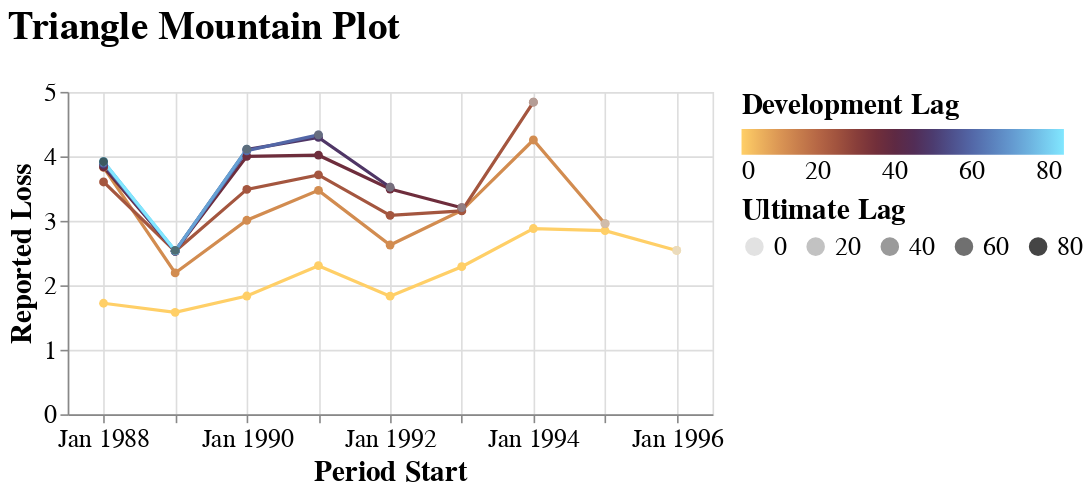

Notebook code cell kept with this figure:
### Code cell
meyers_clipped.plot_mountain('Reported Loss')

### Figure 1 — Vega-Lite specification as saved in the notebook (floating-point values rounded to 4 significant figures)
{"autosize": {"contains": "content", "resize": true}, "config": {"style": {"group-title": {"fontSize": 24}, "group-subtitle": {"fontSize": 18}, "guide-label": {"fontSize": 16, "font": "sans-serif"}, "guide-title": {"fontSize": 18, "font": "sans-serif"}}, "mark": {"color": "#1f8fff"}, "title": {"anchor": "start", "offset": 20}, "legend": {"orient": "right", "titleAnchor": "start", "layout": {"direction": "vertical"}, "direction": "horizontal", "labelFontSize": 16.0, "titleFontSize": 18.0}, "axis": {"labelFontSize": 16.0, "titleFontSize": 18.0}}, "layer": [{"layer": [{"mark": {"type": "line"}, "encoding": {"color": {"field": "dev_lag", "legend": null, "scale": {"range": ["#ffcf67", "#ecb15d", "#da9654", "#c87e4c", "#b66745", "#a1533e", "#8a3f3a", "#733039", "#5f2941", "#522c53", "#4c3a6d", "#4d4e8a", "#5264a4", "#597bb8", "#6293cb", "#6caddc", "#76c9ed", "#81e7ff"]}, "type": "quantitative"}, "opacity": {"condition": [{"param": "param_11", "value": 1}], "value": 0.2}, "tooltip": [{"field": "period_start", "title": "Period Start", "type": "temporal"}, {"field": "period_end", "title": "Period End", "type": "temporal"}, {"field": "evaluation_date", "title": "Evaluation Date", "type": "temporal"}, {"field": "dev_lag", "title": "Dev Lag (months)", "type": "quantitative"}, {"field": "metric", "format": ",.1f", "title": "Reported Loss", "type": "quantitative"}], "x": {"axis": {"grid": true, "labelAngle": 0}, "field": "period_start", "timeUnit": "yearmonth", "title": "Period Start", "type": "ordinal"}, "y": {"field": "metric", "title": "Reported Loss", "type": "quantitative"}}, "name": "view_8", "title": {"text": "Reported Loss", "anchor": "middle", "font": "sans-serif", "fontSize": 12, "fontWeight": "normal"}}, {"mark": {"type": "area"}, "encoding": {"color": {"field": "dev_lag", "legend": null, "scale": {"range": ["#ffcf67", "#ecb15d", "#da9654", "#c87e4c", "#b66745", "#a1533e", "#8a3f3a", "#733039", "#5f2941", "#522c53", "#4c3a6d", "#4d4e8a", "#5264a4", "#597bb8", "#6293cb", "#6caddc", "#76c9ed", "#81e7ff"]}, "type": "quantitative"}, "opacity": {"condition": [{"param": "param_11", "value": 0.5}], "value": 0.2}, "tooltip": [{"field": "period_start", "title": "Period Start", "type": "temporal"}, {"field": "period_end", "title": "Period End", "type": "temporal"}, {"field": "evaluation_date", "title": "Evaluation Date", "type": "temporal"}, {"field": "dev_lag", "title": "Dev Lag (months)", "type": "quantitative"}, {"field": "metric", "format": ",.1f", "title": "Reported Loss", "type": "quantitative"}], "x": {"axis": {"grid": true, "labelAngle": 0}, "field": "period_start", "timeUnit": "yearmonth", "title": "Period Start", "type": "ordinal"}, "y": {"field": "metric_lower_ci", "type": "quantitative"}, "y2": {"field": "metric_upper_ci"}}, "title": {"text": "Reported Loss", "anchor": "middle", "font": "sans-serif", "fontSize": 12, "fontWeight": "normal"}}], "data": {"values": [{"period_start": "1988-01-01T00:00:00", "period_end": "1988-12-31T00:00:00", "evaluation_date": "1988-12-31T00:00:00", "dev_lag": 0.0, "last_lag": 96.0, "metric": 1.722, "metric_sd": 0, "metric_lower_ci": null, "metric_upper_ci": null, "Field": "Reported Loss"}, {"period_start": "1988-01-01T00:00:00", "period_end": "1988-12-31T00:00:00", "evaluation_date": "1989-12-31T00:00:00", "dev_lag": 12.0, "last_lag": 96.0, "metric": 3.83, "metric_sd": 0, "metric_lower_ci": null, "metric_upper_ci": null, "Field": "Reported Loss"}, {"period_start": "1988-01-01T00:00:00", "period_end": "1988-12-31T00:00:00", "evaluation_date": "1990-12-31T00:00:00", "dev_lag": 24.0, "last_lag": 96.0, "metric": 3.603, "metric_sd": 0, "metric_lower_ci": null, "metric_upper_ci": null, "Field": "Reported Loss"}, {"period_start": "1988-01-01T00:00:00", "period_end": "1988-12-31T00:00:00", "evaluation_date": "1991-12-31T00:00:00", "dev_lag": 36.0, "last_lag": 96.0, "metric": 3.835, "metric_sd": 0, "metric_lower_ci": null, "metric_upper_ci": null, "Field": "Reported Loss"}, {"period_start": "1988-01-01T00:00:00", "period_end": "1988-12-31T00:00:00", "evaluation_date": "1992-12-31T00:00:00", "dev_lag": 48.0, "last_lag": 96.0, "metric": 3.873, "metric_sd": 0, "metric_lower_ci": null, "metric_upper_ci": null, "Field": "Reported Loss"}, {"period_start": "1988-01-01T00:00:00", "period_end": "1988-12-31T00:00:00", "evaluation_date": "1993-12-31T00:00:00", "dev_lag": 60.0, "last_lag": 96.0, "metric": 3.895, "metric_sd": 0, "metric_lower_ci": null, "metric_upper_ci": null, "Field": "Reported Loss"}, {"period_start": "1988-01-01T00:00:00", "period_end": "1988-12-31T00:00:00", "evaluation_date": "1994-12-31T00:00:00", "dev_lag": 72.0, "last_lag": 96.0, "metric": 3.918, "metric_sd": 0, "metric_lower_ci": null, "metric_upper_ci": null, "Field": "Reported Loss"}, {"period_start": "1988-01-01T00:00:00", "period_end": "1988-12-31T00:00:00", "evaluation_date": "1995-12-31T00:00:00", "dev_lag": 84.0, "last_lag": 96.0, "metric": 3.918, "metric_sd": 0, "metric_lower_ci": null, "metric_upper_ci": null, "Field": "Reported Loss"}, {"period_start": "1989-01-01T00:00:00", "period_end": "1989-12-31T00:00:00", "evaluation_date": "1989-12-31T00:00:00", "dev_lag": 0.0, "last_lag": 84.0, "metric": 1.581, "metric_sd": 0, "metric_lower_ci": null, "metric_upper_ci": null, "Field": "Reported Loss"}, {"period_start": "1989-01-01T00:00:00", "period_end": "1989-12-31T00:00:00", "evaluation_date": "1990-12-31T00:00:00", "dev_lag": 12.0, "last_lag": 84.0, "metric": 2.192, "metric_sd": 0, "metric_lower_ci": null, "metric_upper_ci": null, "Field": "Reported Loss"}, {"period_start": "1989-01-01T00:00:00", "period_end": "1989-12-31T00:00:00", "evaluation_date": "1991-12-31T00:00:00", "dev_lag": 24.0, "last_lag": 84.0, "metric": 2.528, "metric_sd": 0, "metric_lower_ci": null, "metric_upper_ci": null, "Field": "Reported Loss"}, {"period_start": "1989-01-01T00:00:00", "period_end": "1989-12-31T00:00:00", "evaluation_date": "1992-12-31T00:00:00", "dev_lag": 36.0, "last_lag": 84.0, "metric": 2.533, "metric_sd": 0, "metric_lower_ci": null, "metric_upper_ci": null, "Field": "Reported Loss"}, {"period_start": "1989-01-01T00:00:00", "period_end": "1989-12-31T00:00:00", "evaluation_date": "1993-12-31T00:00:00", "dev_lag": 48.0, "last_lag": 84.0, "metric": 2.528, "metric_sd": 0, "metric_lower_ci": null, "metric_upper_ci": null, "Field": "Reported Loss"}, {"period_start": "1989-01-01T00:00:00", "period_end": "1989-12-31T00:00:00", "evaluation_date": "1994-12-31T00:00:00", "dev_lag": 60.0, "last_lag": 84.0, "metric": 2.53, "metric_sd": 0, "metric_lower_ci": null, "metric_upper_ci": null, "Field": "Reported Loss"}, {"period_start": "1989-01-01T00:00:00", "period_end": "1989-12-31T00:00:00", "evaluation_date": "1995-12-31T00:00:00", "dev_lag": 72.0, "last_lag": 84.0, "metric": 2.534, "metric_sd": 0, "metric_lower_ci": null, "metric_upper_ci": null, "Field": "Reported Loss"}, {"period_start": "1989-01-01T00:00:00", "period_end": "1989-12-31T00:00:00", "evaluation_date": "1996-12-31T00:00:00", "dev_lag": 84.0, "last_lag": 84.0, "metric": 2.541, "metric_sd": 0, "metric_lower_ci": null, "metric_upper_ci": null, "Field": "Reported Loss"}, {"period_start": "1990-01-01T00:00:00", "period_end": "1990-12-31T00:00:00", "evaluation_date": "1990-12-31T00:00:00", "dev_lag": 0.0, "last_lag": 72.0, "metric": 1.834, "metric_sd": 0, "metric_lower_ci": null, "metric_upper_ci": null, "Field": "Reported Loss"}, {"period_start": "1990-01-01T00:00:00", "period_end": "1990-12-31T00:00:00", "evaluation_date": "1991-12-31T00:00:00", "dev_lag": 12.0, "last_lag": 72.0, "metric": 3.009, "metric_sd": 0, "metric_lower_ci": null, "metric_upper_ci": null, "Field": "Reported Loss"}, {"period_start": "1990-01-01T00:00:00", "period_end": "1990-12-31T00:00:00", "evaluation_date": "1992-12-31T00:00:00", "dev_lag": 24.0, "last_lag": 72.0, "metric": 3.488, "metric_sd": 0, "metric_lower_ci": null, "metric_upper_ci": null, "Field": "Reported Loss"}, {"period_start": "1990-01-01T00:00:00", "period_end": "1990-12-31T00:00:00", "evaluation_date": "1993-12-31T00:00:00", "dev_lag": 36.0, "last_lag": 72.0, "metric": 4.0, "metric_sd": 0, "metric_lower_ci": null, "metric_upper_ci": null, "Field": "Reported Loss"}, {"period_start": "1990-01-01T00:00:00", "period_end": "1990-12-31T00:00:00", "evaluation_date": "1994-12-31T00:00:00", "dev_lag": 48.0, "last_lag": 72.0, "metric": 4.105, "metric_sd": 0, "metric_lower_ci": null, "metric_upper_ci": null, "Field": "Reported Loss"}, {"period_start": "1990-01-01T00:00:00", "period_end": "1990-12-31T00:00:00", "evaluation_date": "1995-12-31T00:00:00", "dev_lag": 60.0, "last_lag": 72.0, "metric": 4.087, "metric_sd": 0, "metric_lower_ci": null, "metric_upper_ci": null, "Field": "Reported Loss"}, {"period_start": "1990-01-01T00:00:00", "period_end": "1990-12-31T00:00:00", "evaluation_date": "1996-12-31T00:00:00", "dev_lag": 72.0, "last_lag": 72.0, "metric": 4.112, "metric_sd": 0, "metric_lower_ci": null, "metric_upper_ci": null, "Field": "Reported Loss"}, {"period_start": "1991-01-01T00:00:00", "period_end": "1991-12-31T00:00:00", "evaluation_date": "1991-12-31T00:00:00", "dev_lag": 0.0, "last_lag": 60.0, "metric": 2.305, "metric_sd": 0, "metric_lower_ci": null, "metric_upper_ci": null, "Field": "Reported Loss"}, {"period_start": "1991-01-01T00:00:00", "period_end": "1991-12-31T00:00:00", "evaluation_date": "1992-12-31T00:00:00", "dev_lag": 12.0, "last_lag": 60.0, "metric": 3.473, "metric_sd": 0, "metric_lower_ci": null, "metric_upper_ci": null, "Field": "Reported Loss"}, {"period_start": "1991-01-01T00:00:00", "period_end": "1991-12-31T00:00:00", "evaluation_date": "1993-12-31T00:00:00", "dev_lag": 24.0, "last_lag": 60.0, "metric": 3.713, "metric_sd": 0, "metric_lower_ci": null, "metric_upper_ci": null, "Field": "Reported Loss"}, {"period_start": "1991-01-01T00:00:00", "period_end": "1991-12-31T00:00:00", "evaluation_date": "1994-12-31T00:00:00", "dev_lag": 36.0, "last_lag": 60.0, "metric": 4.018, "metric_sd": 0, "metric_lower_ci": null, "metric_upper_ci": null, "Field": "Reported Loss"}, {"period_start": "1991-01-01T00:00:00", "period_end": "1991-12-31T00:00:00", "evaluation_date": "1995-12-31T00:00:00", "dev_lag": 48.0, "last_lag": 60.0, "metric": 4.295, "metric_sd": 0, "metric_lower_ci": null, "metric_upper_ci": null, "Field": "Reported Loss"}, {"period_start": "1991-01-01T00:00:00", "period_end": "1991-12-31T00:00:00", "evaluation_date": "1996-12-31T00:00:00", "dev_lag": 60.0, "last_lag": 60.0, "metric": 4.334, "metric_sd": 0, "metric_lower_ci": null, "metric_upper_ci": null, "Field": "Reported Loss"}, {"period_start": "1992-01-01T00:00:00", "period_end": "1992-12-31T00:00:00", "evaluation_date": "1992-12-31T00:00:00", "dev_lag": 0.0, "last_lag": 48.0, "metric": 1.832, "metric_sd": 0, "metric_lower_ci": null, "metric_upper_ci": null, "Field": "Reported Loss"}, {"period_start": "1992-01-01T00:00:00", "period_end": "1992-12-31T00:00:00", "evaluation_date": "1993-12-31T00:00:00", "dev_lag": 12.0, "last_lag": 48.0, "metric": 2.625, "metric_sd": 0, "metric_lower_ci": null, "metric_upper_ci": null, "Field": "Reported Loss"}, {"period_start": "1992-01-01T00:00:00", "period_end": "1992-12-31T00:00:00", "evaluation_date": "1994-12-31T00:00:00", "dev_lag": 24.0, "last_lag": 48.0, "metric": 3.086, "metric_sd": 0, "metric_lower_ci": null, "metric_upper_ci": null, "Field": "Reported Loss"}, {"period_start": "1992-01-01T00:00:00", "period_end": "1992-12-31T00:00:00", "evaluation_date": "1995-12-31T00:00:00", "dev_lag": 36.0, "last_lag": 48.0, "metric": 3.493, "metric_sd": 0, "metric_lower_ci": null, "metric_upper_ci": null, "Field": "Reported Loss"}, {"period_start": "1992-01-01T00:00:00", "period_end": "1992-12-31T00:00:00", "evaluation_date": "1996-12-31T00:00:00", "dev_lag": 48.0, "last_lag": 48.0, "metric": 3.521, "metric_sd": 0, "metric_lower_ci": null, "metric_upper_ci": null, "Field": "Reported Loss"}, {"period_start": "1993-01-01T00:00:00", "period_end": "1993-12-31T00:00:00", "evaluation_date": "1993-12-31T00:00:00", "dev_lag": 0.0, "last_lag": 36.0, "metric": 2.289, "metric_sd": 0, "metric_lower_ci": null, "metric_upper_ci": null, "Field": "Reported Loss"}, {"period_start": "1993-01-01T00:00:00", "period_end": "1993-12-31T00:00:00", "evaluation_date": "1994-12-31T00:00:00", "dev_lag": 12.0, "last_lag": 36.0, "metric": 3.16, "metric_sd": 0, "metric_lower_ci": null, "metric_upper_ci": null, "Field": "Reported Loss"}, {"period_start": "1993-01-01T00:00:00", "period_end": "1993-12-31T00:00:00", "evaluation_date": "1995-12-31T00:00:00", "dev_lag": 24.0, "last_lag": 36.0, "metric": 3.154, "metric_sd": 0, "metric_lower_ci": null, "metric_upper_ci": null, "Field": "Reported Loss"}, {"period_start": "1993-01-01T00:00:00", "period_end": "1993-12-31T00:00:00", "evaluation_date": "1996-12-31T00:00:00", "dev_lag": 36.0, "last_lag": 36.0, "metric": 3.204, "metric_sd": 0, "metric_lower_ci": null, "metric_upper_ci": null, "Field": "Reported Loss"}, {"period_start": "1994-01-01T00:00:00", "period_end": "1994-12-31T00:00:00", "evaluation_date": "1994-12-31T00:00:00", "dev_lag": 0.0, "last_lag": 24.0, "metric": 2.881, "metric_sd": 0, "metric_lower_ci": null, "metric_upper_ci": null, "Field": "Reported Loss"}, {"period_start": "1994-01-01T00:00:00", "period_end": "1994-12-31T00:00:00", "evaluation_date": "1995-12-31T00:00:00", "dev_lag": 12.0, "last_lag": 24.0, "metric": 4.254, "metric_sd": 0, "metric_lower_ci": null, "metric_upper_ci": null, "Field": "Reported Loss"}, {"period_start": "1994-01-01T00:00:00", "period_end": "1994-12-31T00:00:00", "evaluation_date": "1996-12-31T00:00:00", "dev_lag": 24.0, "last_lag": 24.0, "metric": 4.841, "metric_sd": 0, "metric_lower_ci": null, "metric_upper_ci": null, "Field": "Reported Loss"}, {"period_start": "1995-01-01T00:00:00", "period_end": "1995-12-31T00:00:00", "evaluation_date": "1995-12-31T00:00:00", "dev_lag": 0.0, "last_lag": 12.0, "metric": 2.849, "metric_sd": 0, "metric_lower_ci": null, "metric_upper_ci": null, "Field": "Reported Loss"}, {"period_start": "1995-01-01T00:00:00", "period_end": "1995-12-31T00:00:00", "evaluation_date": "1996-12-31T00:00:00", "dev_lag": 12.0, "last_lag": 12.0, "metric": 2.956, "metric_sd": 0, "metric_lower_ci": null, "metric_upper_ci": null, "Field": "Reported Loss"}, {"period_start": "1996-01-01T00:00:00", "period_end": "1996-12-31T00:00:00", "evaluation_date": "1996-12-31T00:00:00", "dev_lag": 0.0, "last_lag": 0.0, "metric": 2.541, "metric_sd": 0, "metric_lower_ci": null, "metric_upper_ci": null, "Field": "Reported Loss"}]}}, {"data": {"values": [{"period_start": "1988-01-01T00:00:00", "period_end": "1988-12-31T00:00:00", "evaluation_date": "1988-12-31T00:00:00", "dev_lag": 0.0, "last_lag": 96.0, "metric": 1.722, "metric_sd": 0, "metric_lower_ci": null, "metric_upper_ci": null, "Field": "Reported Loss"}, {"period_start": "1988-01-01T00:00:00", "period_end": "1988-12-31T00:00:00", "evaluation_date": "1989-12-31T00:00:00", "dev_lag": 12.0, "last_lag": 96.0, "metric": 3.83, "metric_sd": 0, "metric_lower_ci": null, "metric_upper_ci": null, "Field": "Reported Loss"}, {"period_start": "1988-01-01T00:00:00", "period_end": "1988-12-31T00:00:00", "evaluation_date": "1990-12-31T00:00:00", "dev_lag": 24.0, "last_lag": 96.0, "metric": 3.603, "metric_sd": 0, "metric_lower_ci": null, "metric_upper_ci": null, "Field": "Reported Loss"}, {"period_start": "1988-01-01T00:00:00", "period_end": "1988-12-31T00:00:00", "evaluation_date": "1991-12-31T00:00:00", "dev_lag": 36.0, "last_lag": 96.0, "metric": 3.835, "metric_sd": 0, "metric_lower_ci": null, "metric_upper_ci": null, "Field": "Reported Loss"}, {"period_start": "1988-01-01T00:00:00", "period_end": "1988-12-31T00:00:00", "evaluation_date": "1992-12-31T00:00:00", "dev_lag": 48.0, "last_lag": 96.0, "metric": 3.873, "metric_sd": 0, "metric_lower_ci": null, "metric_upper_ci": null, "Field": "Reported Loss"}, {"period_start": "1988-01-01T00:00:00", "period_end": "1988-12-31T00:00:00", "evaluation_date": "1993-12-31T00:00:00", "dev_lag": 60.0, "last_lag": 96.0, "metric": 3.895, "metric_sd": 0, "metric_lower_ci": null, "metric_upper_ci": null, "Field": "Reported Loss"}, {"period_start": "1988-01-01T00:00:00", "period_end": "1988-12-31T00:00:00", "evaluation_date": "1994-12-31T00:00:00", "dev_lag": 72.0, "last_lag": 96.0, "metric": 3.918, "metric_sd": 0, "metric_lower_ci": null, "metric_upper_ci": null, "Field": "Reported Loss"}, {"period_start": "1988-01-01T00:00:00", "period_end": "1988-12-31T00:00:00", "evaluation_date": "1995-12-31T00:00:00", "dev_lag": 84.0, "last_lag": 96.0, "metric": 3.918, "metric_sd": 0, "metric_lower_ci": null, "metric_upper_ci": null, "Field": "Reported Loss"}, {"period_start": "1989-01-01T00:00:00", "period_end": "1989-12-31T00:00:00", "evaluation_date": "1989-12-31T00:00:00", "dev_lag": 0.0, "last_lag": 84.0, "metric": 1.581, "metric_sd": 0, "metric_lower_ci": null, "metric_upper_ci": null, "Field": "Reported Loss"}, {"period_start": "1989-01-01T00:00:00", "period_end": "1989-12-31T00:00:00", "evaluation_date": "1990-12-31T00:00:00", "dev_lag": 12.0, "last_lag": 84.0, "metric": 2.192, "metric_sd": 0, "metric_lower_ci": null, "metric_upper_ci": null, "Field": "Reported Loss"}, {"period_start": "1989-01-01T00:00:00", "period_end": "1989-12-31T00:00:00", "evaluation_date": "1991-12-31T00:00:00", "dev_lag": 24.0, "last_lag": 84.0, "metric": 2.528, "metric_sd": 0, "metric_lower_ci": null, "metric_upper_ci": null, "Field": "Reported Loss"}, {"period_start": "1989-01-01T00:00:00", "period_end": "1989-12-31T00:00:00", "evaluation_date": "1992-12-31T00:00:00", "dev_lag": 36.0, "last_lag": 84.0, "metric": 2.533, "metric_sd": 0, "metric_lower_ci": null, "metric_upper_ci": null, "Field": "Reported Loss"}, {"period_start": "1989-01-01T00:00:00", "period_end": "1989-12-31T00:00:00", "evaluation_date": "1993-12-31T00:00:00", "dev_lag": 48.0, "last_lag": 84.0, "metric": 2.528, "metric_sd": 0, "metric_lower_ci": null, "metric_upper_ci": null, "Field": "Reported Loss"}, {"period_start": "1989-01-01T00:00:00", "period_end": "1989-12-31T00:00:00", "evaluation_date": "1994-12-31T00:00:00", "dev_lag": 60.0, "last_lag": 84.0, "metric": 2.53, "metric_sd": 0, "metric_lower_ci": null, "metric_upper_ci": null, "Field": "Reported Loss"}, {"period_start": "1989-01-01T00:00:00", "period_end": "1989-12-31T00:00:00", "evaluation_date": "1995-12-31T00:00:00", "dev_lag": 72.0, "last_lag": 84.0, "metric": 2.534, "metric_sd": 0, "metric_lower_ci": null, "metric_upper_ci": null, "Field": "Reported Loss"}, {"period_start": "1989-01-01T00:00:00", "period_end": "1989-12-31T00:00:00", "evaluation_date": "1996-12-31T00:00:00", "dev_lag": 84.0, "last_lag": 84.0, "metric": 2.541, "metric_sd": 0, "metric_lower_ci": null, "metric_upper_ci": null, "Field": "Reported Loss"}, {"period_start": "1990-01-01T00:00:00", "period_end": "1990-12-31T00:00:00", "evaluation_date": "1990-12-31T00:00:00", "dev_lag": 0.0, "last_lag": 72.0, "metric": 1.834, "metric_sd": 0, "metric_lower_ci": null, "metric_upper_ci": null, "Field": "Reported Loss"}, {"period_start": "1990-01-01T00:00:00", "period_end": "1990-12-31T00:00:00", "evaluation_date": "1991-12-31T00:00:00", "dev_lag": 12.0, "last_lag": 72.0, "metric": 3.009, "metric_sd": 0, "metric_lower_ci": null, "metric_upper_ci": null, "Field": "Reported Loss"}, {"period_start": "1990-01-01T00:00:00", "period_end": "1990-12-31T00:00:00", "evaluation_date": "1992-12-31T00:00:00", "dev_lag": 24.0, "last_lag": 72.0, "metric": 3.488, "metric_sd": 0, "metric_lower_ci": null, "metric_upper_ci": null, "Field": "Reported Loss"}, {"period_start": "1990-01-01T00:00:00", "period_end": "1990-12-31T00:00:00", "evaluation_date": "1993-12-31T00:00:00", "dev_lag": 36.0, "last_lag": 72.0, "metric": 4.0, "metric_sd": 0, "metric_lower_ci": null, "metric_upper_ci": null, "Field": "Reported Loss"}, {"period_start": "1990-01-01T00:00:00", "period_end": "1990-12-31T00:00:00", "evaluation_date": "1994-12-31T00:00:00", "dev_lag": 48.0, "last_lag": 72.0, "metric": 4.105, "metric_sd": 0, "metric_lower_ci": null, "metric_upper_ci": null, "Field": "Reported Loss"}, {"period_start": "1990-01-01T00:00:00", "period_end": "1990-12-31T00:00:00", "evaluation_date": "1995-12-31T00:00:00", "dev_lag": 60.0, "last_lag": 72.0, "metric": 4.087, "metric_sd": 0, "metric_lower_ci": null, "metric_upper_ci": null, "Field": "Reported Loss"}, {"period_start": "1990-01-01T00:00:00", "period_end": "1990-12-31T00:00:00", "evaluation_date": "1996-12-31T00:00:00", "dev_lag": 72.0, "last_lag": 72.0, "metric": 4.112, "metric_sd": 0, "metric_lower_ci": null, "metric_upper_ci": null, "Field": "Reported Loss"}, {"period_start": "1991-01-01T00:00:00", "period_end": "1991-12-31T00:00:00", "evaluation_date": "1991-12-31T00:00:00", "dev_lag": 0.0, "last_lag": 60.0, "metric": 2.305, "metric_sd": 0, "metric_lower_ci": null, "metric_upper_ci": null, "Field": "Reported Loss"}, {"period_start": "1991-01-01T00:00:00", "period_end": "1991-12-31T00:00:00", "evaluation_date": "1992-12-31T00:00:00", "dev_lag": 12.0, "last_lag": 60.0, "metric": 3.473, "metric_sd": 0, "metric_lower_ci": null, "metric_upper_ci": null, "Field": "Reported Loss"}, {"period_start": "1991-01-01T00:00:00", "period_end": "1991-12-31T00:00:00", "evaluation_date": "1993-12-31T00:00:00", "dev_lag": 24.0, "last_lag": 60.0, "metric": 3.713, "metric_sd": 0, "metric_lower_ci": null, "metric_upper_ci": null, "Field": "Reported Loss"}, {"period_start": "1991-01-01T00:00:00", "period_end": "1991-12-31T00:00:00", "evaluation_date": "1994-12-31T00:00:00", "dev_lag": 36.0, "last_lag": 60.0, "metric": 4.018, "metric_sd": 0, "metric_lower_ci": null, "metric_upper_ci": null, "Field": "Reported Loss"}, {"period_start": "1991-01-01T00:00:00", "period_end": "1991-12-31T00:00:00", "evaluation_date": "1995-12-31T00:00:00", "dev_lag": 48.0, "last_lag": 60.0, "metric": 4.295, "metric_sd": 0, "metric_lower_ci": null, "metric_upper_ci": null, "Field": "Reported Loss"}, {"period_start": "1991-01-01T00:00:00", "period_end": "1991-12-31T00:00:00", "evaluation_date": "1996-12-31T00:00:00", "dev_lag": 60.0, "last_lag": 60.0, "metric": 4.334, "metric_sd": 0, "metric_lower_ci": null, "metric_upper_ci": null, "Field": "Reported Loss"}, {"period_start": "1992-01-01T00:00:00", "period_end": "1992-12-31T00:00:00", "evaluation_date": "1992-12-31T00:00:00", "dev_lag": 0.0, "last_lag": 48.0, "metric": 1.832, "metric_sd": 0, "metric_lower_ci": null, "metric_upper_ci": null, "Field": "Reported Loss"}, {"period_start": "1992-01-01T00:00:00", "period_end": "1992-12-31T00:00:00", "evaluation_date": "1993-12-31T00:00:00", "dev_lag": 12.0, "last_lag": 48.0, "metric": 2.625, "metric_sd": 0, "metric_lower_ci": null, "metric_upper_ci": null, "Field": "Reported Loss"}, {"period_start": "1992-01-01T00:00:00", "period_end": "1992-12-31T00:00:00", "evaluation_date": "1994-12-31T00:00:00", "dev_lag": 24.0, "last_lag": 48.0, "metric": 3.086, "metric_sd": 0, "metric_lower_ci": null, "metric_upper_ci": null, "Field": "Reported Loss"}, {"period_start": "1992-01-01T00:00:00", "period_end": "1992-12-31T00:00:00", "evaluation_date": "1995-12-31T00:00:00", "dev_lag": 36.0, "last_lag": 48.0, "metric": 3.493, "metric_sd": 0, "metric_lower_ci": null, "metric_upper_ci": null, "Field": "Reported Loss"}, {"period_start": "1992-01-01T00:00:00", "period_end": "1992-12-31T00:00:00", "evaluation_date": "1996-12-31T00:00:00", "dev_lag": 48.0, "last_lag": 48.0, "metric": 3.521, "metric_sd": 0, "metric_lower_ci": null, "metric_upper_ci": null, "Field": "Reported Loss"}, {"period_start": "1993-01-01T00:00:00", "period_end": "1993-12-31T00:00:00", "evaluation_date": "1993-12-31T00:00:00", "dev_lag": 0.0, "last_lag": 36.0, "metric": 2.289, "metric_sd": 0, "metric_lower_ci": null, "metric_upper_ci": null, "Field": "Reported Loss"}, {"period_start": "1993-01-01T00:00:00", "period_end": "1993-12-31T00:00:00", "evaluation_date": "1994-12-31T00:00:00", "dev_lag": 12.0, "last_lag": 36.0, "metric": 3.16, "metric_sd": 0, "metric_lower_ci": null, "metric_upper_ci": null, "Field": "Reported Loss"}, {"period_start": "1993-01-01T00:00:00", "period_end": "1993-12-31T00:00:00", "evaluation_date": "1995-12-31T00:00:00", "dev_lag": 24.0, "last_lag": 36.0, "metric": 3.154, "metric_sd": 0, "metric_lower_ci": null, "metric_upper_ci": null, "Field": "Reported Loss"}, {"period_start": "1993-01-01T00:00:00", "period_end": "1993-12-31T00:00:00", "evaluation_date": "1996-12-31T00:00:00", "dev_lag": 36.0, "last_lag": 36.0, "metric": 3.204, "metric_sd": 0, "metric_lower_ci": null, "metric_upper_ci": null, "Field": "Reported Loss"}, {"period_start": "1994-01-01T00:00:00", "period_end": "1994-12-31T00:00:00", "evaluation_date": "1994-12-31T00:00:00", "dev_lag": 0.0, "last_lag": 24.0, "metric": 2.881, "metric_sd": 0, "metric_lower_ci": null, "metric_upper_ci": null, "Field": "Reported Loss"}, {"period_start": "1994-01-01T00:00:00", "period_end": "1994-12-31T00:00:00", "evaluation_date": "1995-12-31T00:00:00", "dev_lag": 12.0, "last_lag": 24.0, "metric": 4.254, "metric_sd": 0, "metric_lower_ci": null, "metric_upper_ci": null, "Field": "Reported Loss"}, {"period_start": "1994-01-01T00:00:00", "period_end": "1994-12-31T00:00:00", "evaluation_date": "1996-12-31T00:00:00", "dev_lag": 24.0, "last_lag": 24.0, "metric": 4.841, "metric_sd": 0, "metric_lower_ci": null, "metric_upper_ci": null, "Field": "Reported Loss"}, {"period_start": "1995-01-01T00:00:00", "period_end": "1995-12-31T00:00:00", "evaluation_date": "1995-12-31T00:00:00", "dev_lag": 0.0, "last_lag": 12.0, "metric": 2.849, "metric_sd": 0, "metric_lower_ci": null, "metric_upper_ci": null, "Field": "Reported Loss"}, {"period_start": "1995-01-01T00:00:00", "period_end": "1995-12-31T00:00:00", "evaluation_date": "1996-12-31T00:00:00", "dev_lag": 12.0, "last_lag": 12.0, "metric": 2.956, "metric_sd": 0, "metric_lower_ci": null, "metric_upper_ci": null, "Field": "Reported Loss"}, {"period_start": "1996-01-01T00:00:00", "period_end": "1996-12-31T00:00:00", "evaluation_date": "1996-12-31T00:00:00", "dev_lag": 0.0, "last_lag": 0.0, "metric": 2.541, "metric_sd": 0, "metric_lower_ci": null, "metric_upper_ci": null, "Field": "Reported Loss"}]}, "mark": {"type": "point", "filled": true, "stroke": null}, "encoding": {"color": {"field": "dev_lag", "legend": {"title": "Development Lag"}, "scale": {"range": ["#ffcf67", "#ecb15d", "#da9654", "#c87e4c", "#b66745", "#a1533e", "#8a3f3a", "#733039", "#5f2941", "#522c53", "#4c3a6d", "#4d4e8a", "#5264a4", "#597bb8", "#6293cb", "#6caddc", "#76c9ed", "#81e7ff"]}, "type": "quantitative"}, "opacity": {"condition": [{"param": "param_11", "value": 1}], "value": 0.2}, "tooltip": [{"field": "period_start", "title": "Period Start", "type": "temporal"}, {"field": "period_end", "title": "Period End", "type": "temporal"}, {"field": "evaluation_date", "title": "Evaluation Date", "type": "temporal"}, {"field": "dev_lag", "title": "Dev Lag (months)", "type": "quantitative"}, {"field": "metric", "format": ",.1f", "title": "Reported Loss", "type": "quantitative"}], "x": {"axis": {"grid": true, "labelAngle": 0}, "field": "period_start", "timeUnit": "yearmonth", "title": "Period Start", "type": "ordinal"}, "y": {"field": "metric", "title": "Reported Loss", "type": "quantitative"}}, "name": "view_7", "title": {"text": "Reported Loss", "anchor": "middle", "font": "sans-serif", "fontSize": 12, "fontWeight": "normal"}}, {"layer": [{"mark": {"type": "line"}, "encoding": {"color": {"field": "dev_lag", "legend": {"title": "Ultimate Lag"}, "scale": {"scheme": "greys"}, "type": "quantitative"}, "order": {"value": 1}, "tooltip": [{"field": "period_start", "title": "Period Start", "type": "temporal"}, {"field": "period_end", "title": "Period End", "type": "temporal"}, {"field": "evaluation_date", "title": "Evaluation Date", "type": "temporal"}, {"field": "dev_lag", "title": "Dev Lag (months)", "type": "quantitative"}, {"field": "metric", "format": ",.1f", "title": "Reported Loss", "type": "quantitative"}], "x": {"axis": {"grid": true, "labelAngle": 0}, "field": "period_start", "timeUnit": "yearmonth", "title": "Period Start", "type": "ordinal"}, "y": {"field": "metric", "title": "Reported Loss", "type": "quantitative"}}}, {"mark": {"type": "point", "filled": true}, "encoding": {"color": {"field": "dev_lag", "scale": {"scheme": "greys"}, "type": "quantitative"}, "order": {"value": 1}, "tooltip": [{"field": "period_start", "title": "Period Start", "type": "temporal"}, {"field": "period_end", "title": "Period End", "type": "temporal"}, {"field": "evaluation_date", "title": "Evaluation Date", "type": "temporal"}, {"field": "dev_lag", "title": "Dev Lag (months)", "type": "quantitative"}, {"field": "metric", "format": ",.1f", "title": "Reported Loss", "type": "quantitative"}], "x": {"axis": {"grid": true, "labelAngle": 0}, "field": "period_start", "timeUnit": "yearmonth", "title": "Period Start", "type": "ordinal"}, "y": {"field": "metric", "title": "Reported Loss", "type": "quantitative"}}}, {"mark": {"type": "area"}, "encoding": {"color": {"field": "dev_lag", "scale": {"scheme": "greys"}, "type": "quantitative"}, "opacity": {"condition": [{"param": "param_11", "value": 0.5}], "value": 0.2}, "order": {"value": 1}, "tooltip": [{"field": "period_start", "title": "Period Start", "type": "temporal"}, {"field": "period_end", "title": "Period End", "type": "temporal"}, {"field": "evaluation_date", "title": "Evaluation Date", "type": "temporal"}, {"field": "dev_lag", "title": "Dev Lag (months)", "type": "quantitative"}, {"field": "metric", "format": ",.1f", "title": "Reported Loss", "type": "quantitative"}], "x": {"axis": {"grid": true, "labelAngle": 0}, "field": "period_start", "timeUnit": "yearmonth", "title": "Period Start", "type": "ordinal"}, "y": {"field": "metric_lower_ci", "type": "quantitative"}, "y2": {"field": "metric_upper_ci"}}}], "data": {"values": [{"period_start": "1988-01-01T00:00:00", "period_end": "1988-12-31T00:00:00", "evaluation_date": "1996-12-31T00:00:00", "dev_lag": 96.0, "metric": 3.917, "metric_sd": 0, "metric_lower_ci": null, "metric_upper_ci": null, "Field": "Reported Loss"}, {"period_start": "1989-01-01T00:00:00", "period_end": "1989-12-31T00:00:00", "evaluation_date": "1996-12-31T00:00:00", "dev_lag": 84.0, "metric": 2.541, "metric_sd": 0, "metric_lower_ci": null, "metric_upper_ci": null, "Field": "Reported Loss"}, {"period_start": "1990-01-01T00:00:00", "period_end": "1990-12-31T00:00:00", "evaluation_date": "1996-12-31T00:00:00", "dev_lag": 72.0, "metric": 4.112, "metric_sd": 0, "metric_lower_ci": null, "metric_upper_ci": null, "Field": "Reported Loss"}, {"period_start": "1991-01-01T00:00:00", "period_end": "1991-12-31T00:00:00", "evaluation_date": "1996-12-31T00:00:00", "dev_lag": 60.0, "metric": 4.334, "metric_sd": 0, "metric_lower_ci": null, "metric_upper_ci": null, "Field": "Reported Loss"}, {"period_start": "1992-01-01T00:00:00", "period_end": "1992-12-31T00:00:00", "evaluation_date": "1996-12-31T00:00:00", "dev_lag": 48.0, "metric": 3.521, "metric_sd": 0, "metric_lower_ci": null, "metric_upper_ci": null, "Field": "Reported Loss"}, {"period_start": "1993-01-01T00:00:00", "period_end": "1993-12-31T00:00:00", "evaluation_date": "1996-12-31T00:00:00", "dev_lag": 36.0, "metric": 3.204, "metric_sd": 0, "metric_lower_ci": null, "metric_upper_ci": null, "Field": "Reported Loss"}, {"period_start": "1994-01-01T00:00:00", "period_end": "1994-12-31T00:00:00", "evaluation_date": "1996-12-31T00:00:00", "dev_lag": 24.0, "metric": 4.841, "metric_sd": 0, "metric_lower_ci": null, "metric_upper_ci": null, "Field": "Reported Loss"}, {"period_start": "1995-01-01T00:00:00", "period_end": "1995-12-31T00:00:00", "evaluation_date": "1996-12-31T00:00:00", "dev_lag": 12.0, "metric": 2.956, "metric_sd": 0, "metric_lower_ci": null, "metric_upper_ci": null, "Field": "Reported Loss"}, {"period_start": "1996-01-01T00:00:00", "period_end": "1996-12-31T00:00:00", "evaluation_date": "1996-12-31T00:00:00", "dev_lag": 0.0, "metric": 2.541, "metric_sd": 0, "metric_lower_ci": null, "metric_upper_ci": null, "Field": "Reported Loss"}]}}], "height": 200, "params": [{"name": "param_11", "select": {"type": "point", "fields": ["dev_lag"]}, "views": ["view_7"]}, {"name": "param_12", "select": {"type": "interval", "encodings": ["x", "y"]}, "bind": "scales", "views": ["view_8"]}], "resolve": {"scale": {"color": "independent"}}, "title": {"text": "Triangle Mountain Plot"}, "width": 400, "$schema": "https://vega.github.io/schema/vega-lite/v5.20.1.json"}
